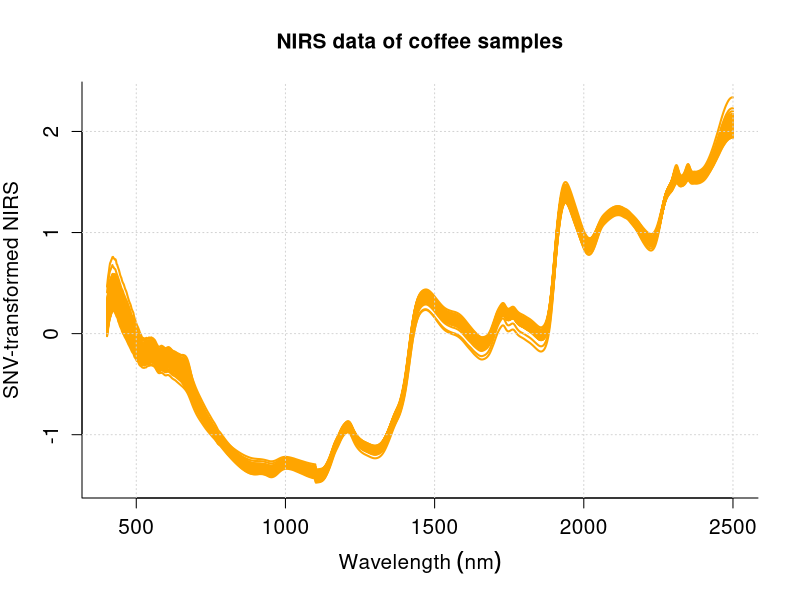
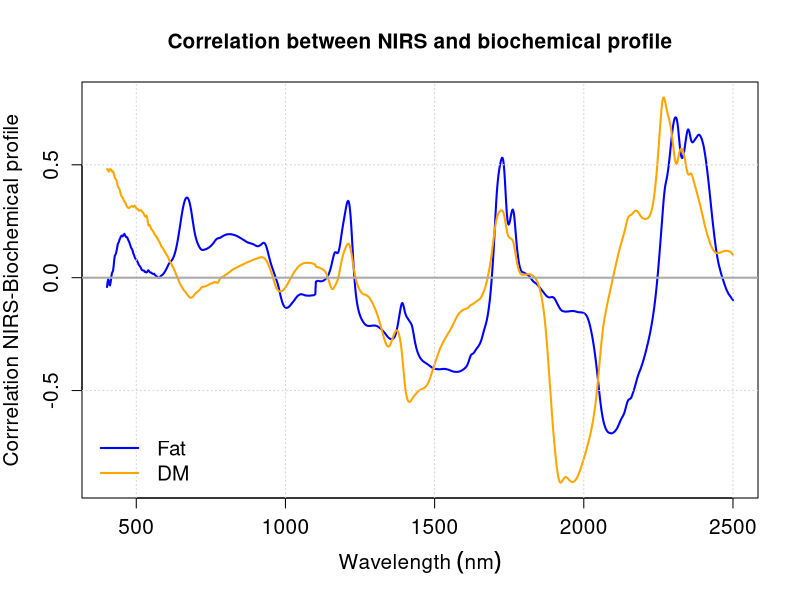
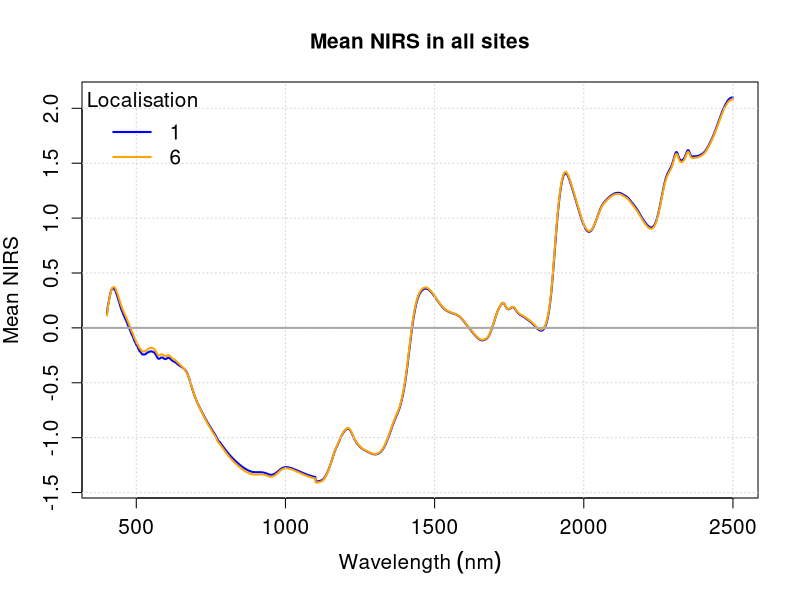
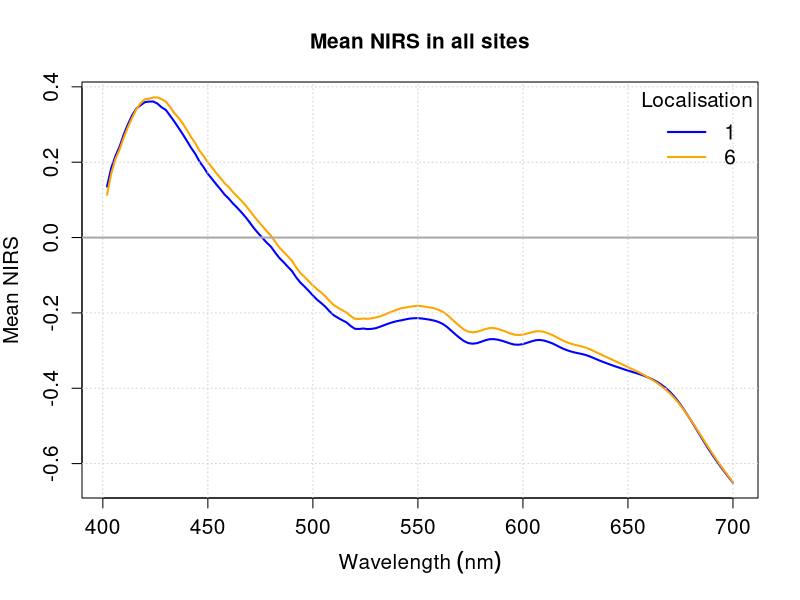

These figures' R source, in order:

# Import data

dta <- read.table("nirscafe.txt",sep=";",
                   header=TRUE,
                   stringsAsFactors=TRUE,
                   fileEncoding = "latin1")
dta$Localisation <- factor(dta$Localisation)

x <- as.matrix(dta[,-(1:8)])   # NIRS
snv_x = t(scale(t(x)))         # SNV-transformed NIRS 

wl = seq(402,2500,2)           # Wavelengths
matplot(wl,t(snv_x),type="l",lwd=2,col="orange",lty=1,
        bty="l",xlab=expression(Wavelength~(nm)),
        ylab="SNV-transformed NIRS",main="NIRS data of coffee samples",
        cex.main=1.25,cex.lab=1.25,cex.axis=1.25)
grid()

# Correlation between NIRS and biochemical profile

cor_xy <- cor(snv_x,dta[,c(3,5)])

matplot(wl,cor_xy,type="l",lty=1,
   col=c("blue","orange"),
   lwd=2,xlab=expression(Wavelength~(nm)),
   ylab="Corrrelation NIRS-Biochemical profile",
   main="Correlation between NIRS and biochemical profile",
   cex.main=1.25,cex.lab=1.25,cex.axis=1.25)
grid()
abline(h=0,lwd=2,col="darkgray")
legend("bottomleft",bty="n",col=c("blue","orange"),
   lty=1,lwd=2,legend=c("Fat","DM"),cex=1.25)

# Comparison of mean NIRS regarding their origins

m_loc <- apply(snv_x,2,function(x,g) tapply(x,INDEX=g,FUN=mean,na.rm=TRUE),g=dta$Localisation)
m_loc <- m_loc[c(1,6),]

matplot(wl,t(m_loc),type="l",lty=1,
   col=c("blue","orange"),
   lwd=2,xlab=expression(Wavelength~(nm)),
   ylab="Mean NIRS",
   main="Mean NIRS in all sites",
   cex.main=1.25,cex.lab=1.25,cex.axis=1.25)
grid()
abline(h=0,lwd=2,col="darkgray")
legend("topleft",bty="n",col=c("blue","orange"),
   lty=1,lwd=2,legend=c(1,6),cex=1.25,
   title="Localisation")

matplot(wl[(wl>=402)&(wl<=700)],t(m_loc[,(wl>=402)&(wl<=700)]),type="l",lty=1,
   col=c("blue","orange"),
   lwd=2,xlab=expression(Wavelength~(nm)),
   ylab="Mean NIRS",
   main="Mean NIRS in all sites",
   cex.main=1.25,cex.lab=1.25,cex.axis=1.25)
grid()
abline(h=0,lwd=2,col="darkgray")
legend("topright",bty="n",col=c("blue","orange"),
   lty=1,lwd=2,legend=c(1,6),cex=1.25,
   title="Localisation")








